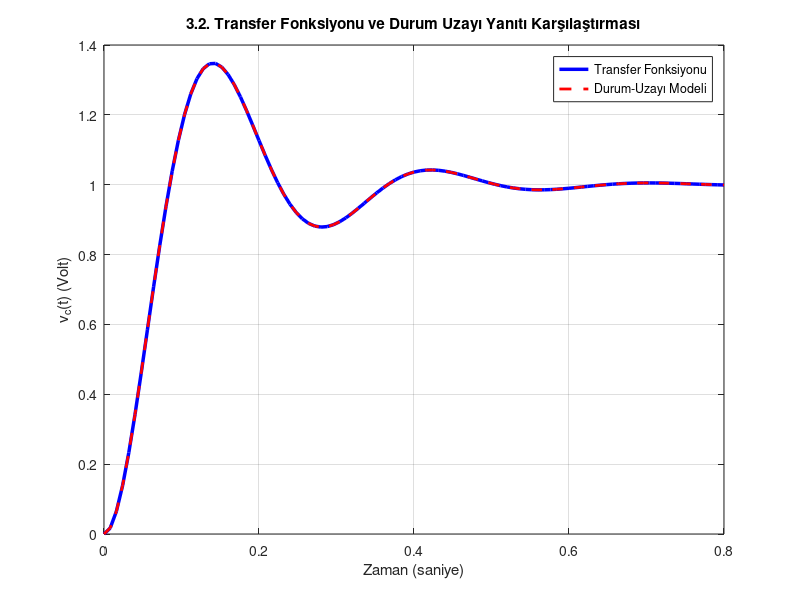

Write the MATLAB code that produced this figure.
R = 18;     
L = 1.2;    
C = 1.5e-3; 

A = [0, 1/C; -1/L, -R/L]; 
B = [0; 1/L];
C_mat = [1, 0]; 
D = 0;

% Modellerin Oluşturulması
sys_ss = ss(A, B, C_mat, D);          % Durum-Uzayı Modeli
num = [1/(L*C)];
den = [1, R/L, 1/(L*C)];
G = tf(num, den);                     % Transfer Fonksiyonu Modeli

% Basamak Yanıtı Verilerinin Hesaplanması
[y_tf, t_tf] = step(G);               % Transfer fonksiyonu verileri
[y_ss, t_ss] = step(sys_ss);          % Durum-uzayı verileri

% Grafik Çizimi
figure;
plot(t_tf, y_tf, 'b', 'LineWidth', 2.5); % Mavi düz çizgi (Transfer Fonksiyonu)
hold on;
plot(t_ss, y_ss, 'r--', 'LineWidth', 2); % Kırmızı kesikli çizgi (Durum Uzayı)
grid on;

% Grafik Detayları ve Lejant (Sağ Üstte)
title('3.2. Transfer Fonksiyonu ve Durum Uzayı Yanıtı Karşılaştırması');
xlabel('Zaman (saniye)');
ylabel('v_c(t) (Volt)');

% Sağ üst köşeye hangi rengin ne olduğunu belirten açıklama ekleme
legend('Transfer Fonksiyonu', 'Durum-Uzayı Modeli', 'Location', 'northeast');
